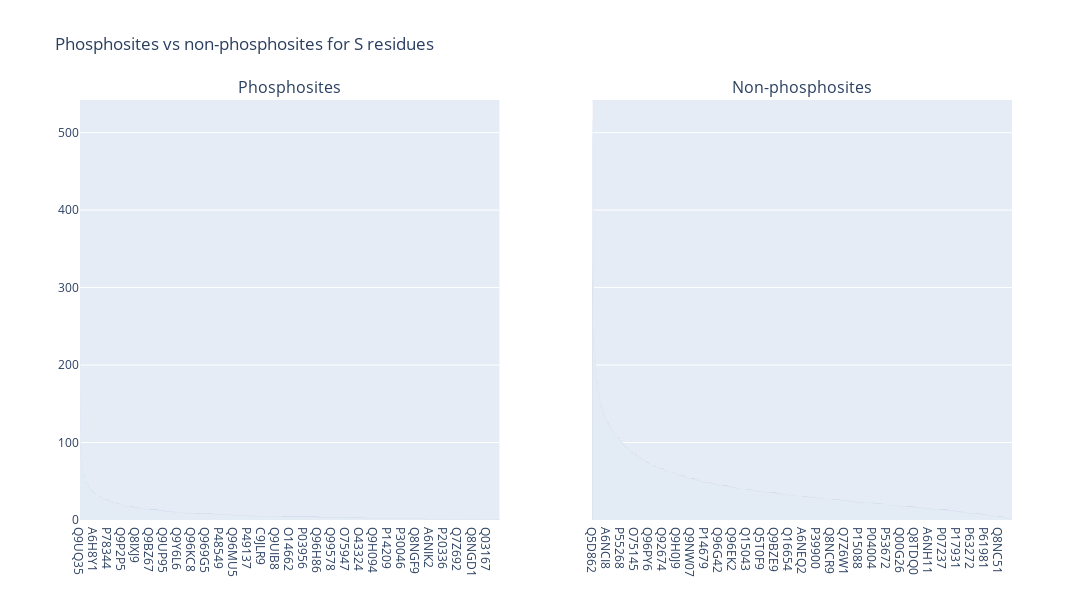

Here is the notebook cell this chart was saved with:
### Code cell
fig.add_trace(
    go.Bar(
        x=df["protein_id"].value_counts().index,
        y=df["protein_id"].value_counts().values,
        name="Phosphosites",
    ),
    row=1,
    col=1,
)

df = not_phosphosites[not_phosphosites["site_res"] == res]

fig.add_trace(
    go.Bar(
        x=df["protein_id"].value_counts().index,
        y=df["protein_id"].value_counts().values,
        name="Non-phosphosites",
    ),
    row=1,
    col=2,
)

fig.update_layout(
    title_text=f"Phosphosites vs non-phosphosites for {res} residues",
    height=600,
    width=1200,
    showlegend=False,
)

fig.show()

### Figure 1 — Plotly figure (JSON) as saved in the notebook; plotly's stock layout.template omitted (floating-point values rounded to 4 significant figures; data arrays with more than 128 entries replaced by an {"elided": "..."} marker saying what was removed)
{"data": [{"name": "Phosphosites", "type": "bar", "x": {"elided": "15558 str values"}, "xaxis": "x", "y": {"elided": "15558 int values"}, "yaxis": "y"}, {"name": "Non-phosphosites", "type": "bar", "x": {"elided": "17201 str values"}, "xaxis": "x2", "y": {"elided": "17201 int values"}, "yaxis": "y2"}], "layout": {"annotations": [{"font": {"size": 16}, "showarrow": false, "text": "Phosphosites", "x": 0.225, "xanchor": "center", "xref": "paper", "y": 1, "yanchor": "bottom", "yref": "paper"}, {"font": {"size": 16}, "showarrow": false, "text": "Non-phosphosites", "x": 0.775, "xanchor": "center", "xref": "paper", "y": 1, "yanchor": "bottom", "yref": "paper"}], "height": 600, "showlegend": false, "title": {"text": "Phosphosites vs non-phosphosites for S residues"}, "width": 1200, "xaxis": {"anchor": "y", "domain": [0, 0.45]}, "xaxis2": {"anchor": "y2", "domain": [0.55, 1]}, "yaxis": {"anchor": "x", "domain": [0, 1]}, "yaxis2": {"anchor": "x2", "domain": [0, 1], "matches": "y", "showticklabels": false}}}
